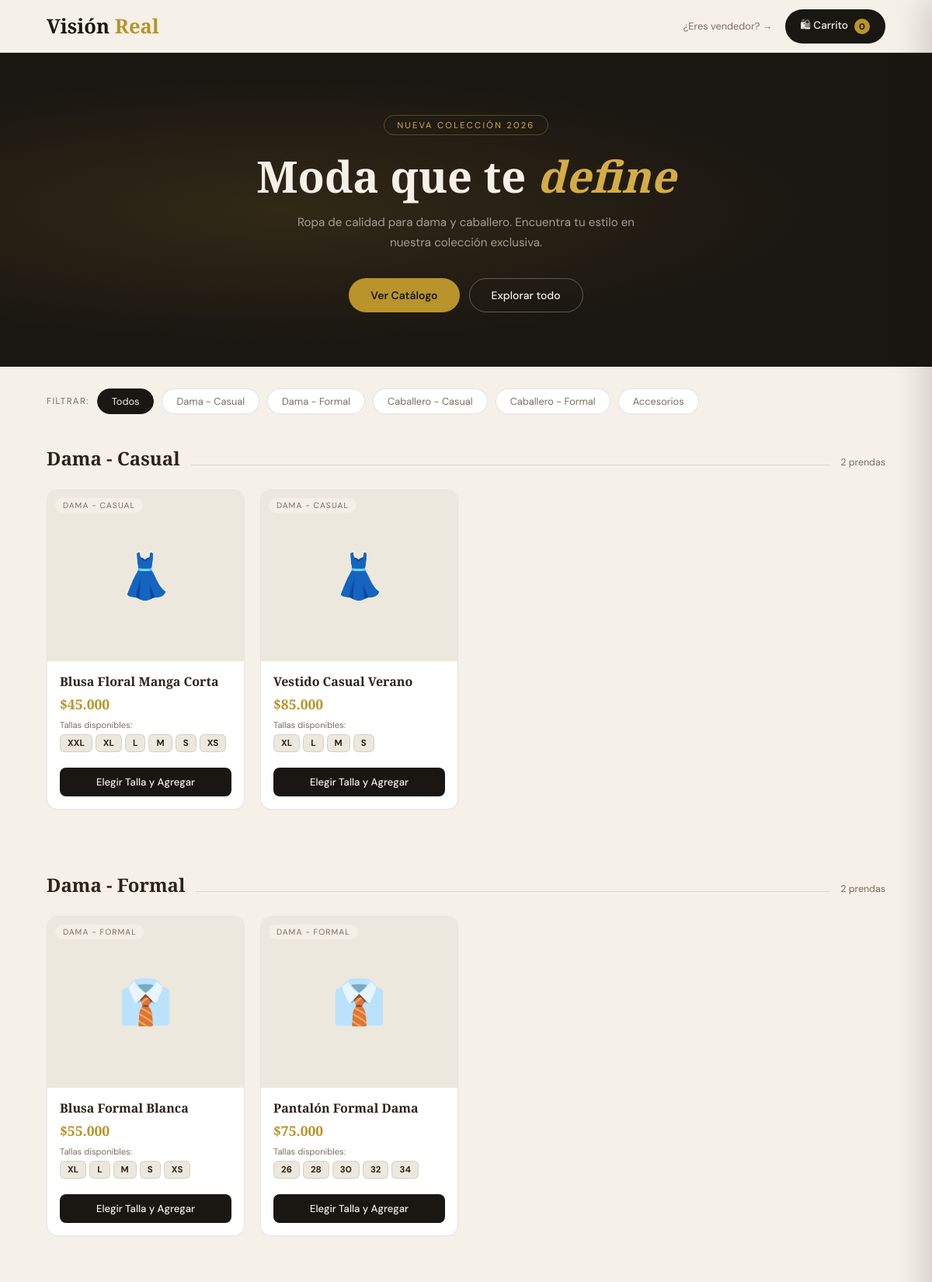
/tienda/index.php (upper part), run on the app's committed database.
### tables this page shows
CREATE TABLE `productos` (
  `id` int(11) NOT NULL,
  `nombre` varchar(200) NOT NULL,
  `descripcion` text DEFAULT NULL,
  `precio` decimal(10,2) NOT NULL,
  `stock` int(11) NOT NULL DEFAULT 0,
  `categoria_id` int(11) DEFAULT NULL,
  `imagen` varchar(255) DEFAULT NULL,
  `activo` tinyint(1) DEFAULT 1,
  `created_at` timestamp NOT NULL DEFAULT current_timestamp()
);

CREATE TABLE `producto_tallas` (
  `id` int(11) NOT NULL,
  `producto_id` int(11) NOT NULL,
  `talla` varchar(20) NOT NULL,
  `stock` int(11) NOT NULL DEFAULT 0
);

### config/database.php (called while the page is built, shortened)
<?php
class Database {
    private static $instance = null;
    private $connection;
    private function __construct() {
        $this->connection = new mysqli(DB_HOST, DB_USER, DB_PASS, DB_NAME);
        $this->connection->set_charset(DB_CHARSET);
    }
    public static function getInstance() {
        if (self::$instance === null) self::$instance = new Database();
        return self::$instance;
    }
    public function query($sql)     { return $this->connection->query($sql); }
    public function prepare($sql)   { return $this->connection->prepare($sql); }
}
?>

### models/Producto.php (called while the page is built, shortened)
<?php
require_once __DIR__ . '/../config/database.php';
class Producto {
    private $db;
    public function __construct() { $this->db = Database::getInstance(); }
    public function getAll($search = '') {
        $base = "SELECT p.*, c.nombre as categoria_nombre,
                    COALESCE(
                        (SELECT SUM(pt.stock) FROM producto_tallas pt WHERE pt.producto_id = p.id),
                        p.stock
                    ) as stock
                 FROM productos p LEFT JOIN categorias c ON p.categoria_id = c.id
                 WHERE p.activo = 1";
        if (!empty($search)) {
            $like = '%' . $search . '%';
            $s = $this->db->prepare($base . " AND (p.nombre LIKE ? OR c.nombre LIKE ?) ORDER BY p.id");
            $s->bind_param("ss", $like, $like);
            $s->execute();
            $r = $s->get_result();
        } else {
            $r = $this->db->query($base . " ORDER BY p.id");
        }
        $a = []; while ($row = $r->fetch_assoc()) $a[] = $row; return $a;
    }
}
?>

### models/Talla.php (called while the page is built, shortened)
<?php
require_once __DIR__ . '/../config/database.php';
class Talla {
    private $db;
    public function __construct() {
        $this->db = Database::getInstance();
        $this->crearTablasSiNoExisten();
    }
    private function crearTablasSiNoExisten() {
        $this->db->query("
            CREATE TABLE IF NOT EXISTS producto_tallas (
                id INT AUTO_INCREMENT PRIMARY KEY,
                producto_id INT NOT NULL,
                talla VARCHAR(20) NOT NULL,
                stock INT NOT NULL DEFAULT 0,
                UNIQUE KEY uk_prod_talla (producto_id, talla),
                FOREIGN KEY (producto_id) REFERENCES productos(id) ON DELETE CASCADE
            ) ENGINE=InnoDB
        ");
        $check = $this->db->query("SHOW COLUMNS FROM detalle_venta LIKE 'talla'");
    }
    public function getDisponibles($producto_id) {
        $s = $this->db->prepare(
            "SELECT * FROM producto_tallas WHERE producto_id = ? AND stock > 0
             ORDER BY FIELD(talla,'XS','S','M','L','XL','XXL','XXXL','Único') DESC,
             CAST(talla AS UNSIGNED) ASC, talla ASC"
        );
        $s->bind_param("i", $producto_id);
        $s->execute();
        $r = $s->get_result();
        $a = []; while($row = $r->fetch_assoc()) $a[] = $row;
        return $a;
    }
}
?>

### tienda/index.php (the view, shortened to what this page needs)
<?php
require_once __DIR__ . '/../models/Producto.php';
require_once __DIR__ . '/../models/Talla.php';
$pm = new Producto();
$tm = new Talla();
$productos  = $pm->getAll();
$porCategoria = [];
foreach ($productos as $p) {
    $tallas = $tm->getDisponibles($p['id']);
    $stockTallas = array_sum(array_column($tallas, 'stock'));
    if ($p['stock'] > 0 || $stockTallas > 0) {
        $cat = $p['categoria_nombre'] ?? 'Sin categoría';
        $p['tallas'] = $tallas;
        $p['tiene_tallas'] = !empty($tallas);
        $porCategoria[$cat][] = $p;
    }
}
$catKeys = array_keys($porCategoria);
?><!DOCTYPE html>
<html lang="es">
<head>
</head>
<body>
<header class="header">
  <div class="logo">Visión <span>Real</span></div>
  <div style="display:flex;align-items:center;gap:16px">
    <a href="<?=BASE_URL?>/index.php" style="font-size:.8rem;color:var(--muted);text-decoration:none">¿Eres vendedor? →</a>
    <button class="cart-btn" onclick="abrirDrawer()">🛍 Carrito <span class="cart-count" id="cart-count">0</span></button>
  </div>
</header>
<section class="hero">
  <div class="hero-tag">Nueva Colección 2026</div>
  <h1>Moda que te <em>define</em></h1>
  <p>Ropa de calidad para dama y caballero. Encuentra tu estilo en nuestra colección exclusiva.</p>
  <div class="hero-btns">
    <button class="btn-oro" onclick="document.getElementById('catalogo').scrollIntoView({behavior:'smooth'})">Ver Catálogo</button>
    <button class="btn-claro" onclick="document.getElementById('catalogo').scrollIntoView({behavior:'smooth'})">Explorar todo</button>
  </div>
</section>
<div class="filtros" id="catalogo">
  <span>Filtrar:</span>
  <button class="f-btn activo" onclick="filtrar(0, this)">Todos</button>
  <?php foreach ($catKeys as $i => $catNombre): ?>
  <button class="f-btn" onclick="filtrar(<?= $i + 1 ?>, this)"><?= htmlspecialchars($catNombre) ?></button>
  <?php endforeach; ?>
</div>
<?php
$emojis = ['Dama - Casual'=>'👗','Dama - Formal'=>'👔','Caballero - Casual'=>'👕','Caballero - Formal'=>'🤵','Accesorios'=>'👜'];
foreach ($porCategoria as $idx => $prods):
  $numCat = array_search($idx, $catKeys) + 1;
?>
<section class="seccion" data-cat="<?= $numCat ?>">
  <div class="sec-hdr">
    <h2 class="sec-titulo"><?= htmlspecialchars($idx) ?></h2>
    <div class="sec-linea"></div>
    <span class="sec-cnt"><?= count($prods) ?> prendas</span>
  </div>
  <div class="grid">
    <?php foreach ($prods as $p):
      $img = !empty($p['imagen']) ? BASE_URL.'/assets/img/productos/'.rawurlencode($p['imagen']) : '';
      $emoji = $emojis[$idx] ?? '🧥';
    ?>
    <div class="pcard">
      <div class="pcard-img">
        <span class="pcard-lbl"><?= htmlspecialchars($idx) ?></span>
        <?php if ($img): ?>
          <img src="<?= $img ?>" alt="<?= htmlspecialchars($p['nombre']) ?>" onerror="this.style.display='none'">
          <span style="position:absolute;font-size:3.5rem;z-index:0"><?= $emoji ?></span>
        <?php else: ?>
          <span style="font-size:3.5rem"><?= $emoji ?></span>
        <?php endif; ?>
      </div>
      <div class="pcard-body">
        <div class="pcard-nombre"><?= htmlspecialchars($p['nombre']) ?></div>
        <div class="pcard-precio">$<?= number_format($p['precio'], 0, ',', '.') ?></div>
        <?php if (!empty($p['tallas'])): ?>
          <div class="pcard-tallas-lbl">Tallas disponibles:</div>
          <div class="tallas-chips">
            <?php foreach ($p['tallas'] as $t): ?>
            <span class="talla-chip" title="<?= $t['stock'] ?> uds"><?= htmlspecialchars($t['talla']) ?></span>
            <?php endforeach; ?>
          </div>
        <?php else: ?>
          <div class="pcard-stock"><?= $p['stock'] ?> disponibles</div>
        <?php endif; ?>
      </div>
      <div class="pcard-pie">
        <?php if (!empty($p['tallas'])): ?>
        <button class="btn-agregar" onclick='abrirTalla(<?= json_encode([
          'id'    => (int)$p['id'],
          'nombre'=> $p['nombre'],
          'precio'=> (float)$p['precio'],
          'stock' => (int)$p['stock'],
          'tallas'=> $p['tallas']
        ]) ?>)'>Elegir Talla y Agregar</button>
        <?php endif; ?>
      </div>
    </div>
    <?php endforeach; ?>
  </div>
</section>
<?php endforeach; ?>
</body>
</html>

### data on the page
productos: idx "DAMA - CASUAL", emoji "👗", nombre "Blusa Floral Manga Corta", precio "45.000"
producto_tallas: talla "XXL"
producto_tallas: talla "XL"
producto_tallas: talla "L"
producto_tallas: talla "M"
producto_tallas: talla "S"
producto_tallas: talla "XS"
productos: idx "DAMA - CASUAL", emoji "👗", nombre "Vestido Casual Verano", precio "85.000"
producto_tallas: talla "XL"
producto_tallas: talla "L"
producto_tallas: talla "M"
producto_tallas: talla "S"
productos: idx "DAMA - FORMAL", emoji "👔", nombre "Blusa Formal Blanca", precio "55.000"
producto_tallas: talla "XL"
producto_tallas: talla "L"
producto_tallas: talla "M"
producto_tallas: talla "S"
producto_tallas: talla "XS"
productos: idx "DAMA - FORMAL", emoji "👔", nombre "Pantalón Formal Dama", precio "75.000"
producto_tallas: talla "26"
producto_tallas: talla "28"
producto_tallas: talla "30"
producto_tallas: talla "32"
producto_tallas: talla "34"

### other printed values
$catNombre "Dama - Casual"
$catNombre "Dama - Formal"
$catNombre "Caballero - Casual"
$catNombre "Caballero - Formal"
$catNombre "Accesorios"
$idx "Dama - Casual"
count($prods) "2"
$idx "Dama - Formal"
